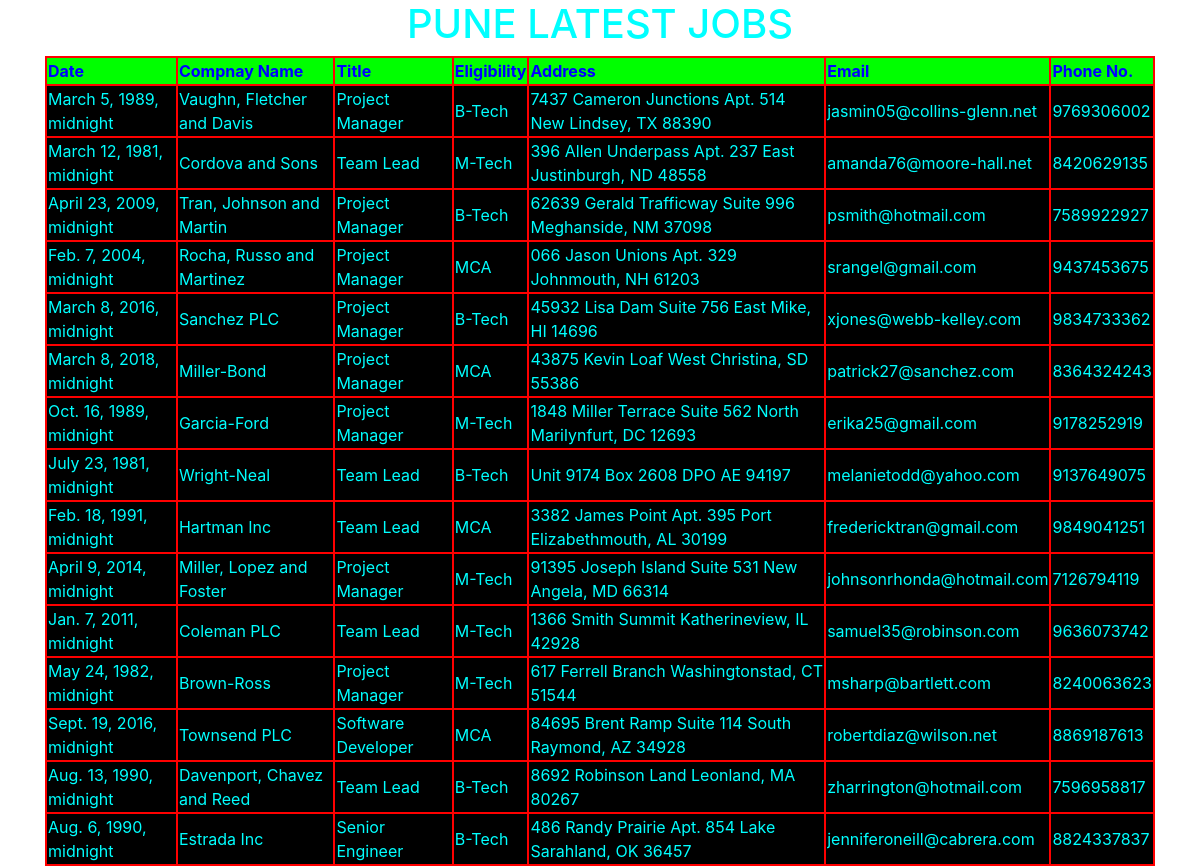
The app's page /pune_jobs/ with its own data.
### jobApp/models.py (models this page shows)
class Pune_jobs(models.Model):
    date=models.DateTimeField()
    company=models.CharField(max_length=200)
    title=models.CharField(max_length=200)
    eligibility=models.CharField(max_length=200)
    address=models.CharField(max_length=256)
    email=models.EmailField()
    phnno=models.IntegerField()

### jobApp/views.py (the view)
# urls.py: path('pune_jobs/', views.pune_jobs_info),
def pune_jobs_info(request):
    pune_jobs=Pune_jobs.objects.all()
    return render(request,'jobApp/punejobs.html',{'pune_jobs':pune_jobs})

### templates/jobApp/punejobs.html
<!DOCTYPE html>
{% extends 'jobApp/base.html' %}
{% block content_block%}
  <div class="container" align='center'>
    <h1>PUNE LATEST JOBS</h1>
    <table >
      <thead>
        <th>Date</th>
        <th>Compnay Name</th>
        <th>Title</th>
        <th>Eligibility</th>
        <th>Address</th>
        <th>Email</th>
        <th>Phone No.</th>
      </thead>
      {% for job in pune_jobs%}
      <tr>
          <td>{{job.date}}</td>
          <td>{{job.company}}</td>
          <td>{{job.title}}</td>
          <td>{{job.eligibility}}</td>
          <td>{{job.address}}</td>
          <td>{{job.email}}</td>
          <td>{{job.phnno}}</td>
      </tr>
      {% endfor %}
    </table>
  </div>
{% endblock %}

### templates/jobApp/base.html (shortened to what this page needs)
<!DOCTYPE html>
{% load static %}
<html lang="en" dir="ltr">
  <head>
    <link rel="stylesheet" href="https://stackpath.bootstrapcdn.com/bootstrap/4.4.1/css/bootstrap.min.css">
    <link rel="stylesheet" href="{% static 'css/job.css' %}">
  </head>
  <body>
    {% block content_block%}
    {% endblock %}
  </body>
</html>

### static/css/job.css (style rules this page uses)
body { background-image: url('https://images.unsplash.com/photo-1520333789090-1afc82db536a?ixlib=rb-1.2.1&ixid=eyJhcHBfaWQiOjEyMDd9&auto=format&fit=crop&w=1051&q=80'); background-repeat: no-repeat; background-size:cover; }
table { margin: auto; border: 2px solid red; color: red; background-color:#00FF00; }
td { border: 2px solid red; color:cyan; background: black; }
th { border: 2px solid red; color: blue; }
h1 { color: cyan; }

### records on screen
Pune_jobs: date "March 5, 1989, midnight", company "Vaughn, Fletcher and Davis", title "Project Manager", eligibility "B-Tech", address "7437 Cameron Junctions Apt. 514 New Lindsey, TX 88390", email "jasmin05@collins-glenn.net", phnno "9769306002"
Pune_jobs: date "March 12, 1981, midnight", company "Cordova and Sons", title "Team Lead", eligibility "M-Tech", address "396 Allen Underpass Apt. 237 East Justinburgh, ND 48558", email "amanda76@moore-hall.net", phnno "8420629135"
Pune_jobs: date "April 23, 2009, midnight", company "Tran, Johnson and Martin", title "Project Manager", eligibility "B-Tech", address "62639 Gerald Trafficway Suite 996 Meghanside, NM 37098", email "psmith@hotmail.com", phnno "7589922927"
Pune_jobs: date "Feb. 7, 2004, midnight", company "Rocha, Russo and Martinez", title "Project Manager", eligibility "MCA", address "066 Jason Unions Apt. 329 Johnmouth, NH 61203", email "srangel@gmail.com", phnno "9437453675"
Pune_jobs: date "March 8, 2016, midnight", company "Sanchez PLC", title "Project Manager", eligibility "B-Tech", address "45932 Lisa Dam Suite 756 East Mike, HI 14696", email "xjones@webb-kelley.com", phnno "9834733362"
Pune_jobs: date "March 8, 2018, midnight", company "Miller-Bond", title "Project Manager", eligibility "MCA", address "43875 Kevin Loaf West Christina, SD 55386", email "patrick27@sanchez.com", phnno "8364324243"
Pune_jobs: date "Oct. 16, 1989, midnight", company "Garcia-Ford", title "Project Manager", eligibility "M-Tech", address "1848 Miller Terrace Suite 562 North Marilynfurt, DC 12693", email "erika25@gmail.com", phnno "9178252919"
Pune_jobs: date "July 23, 1981, midnight", company "Wright-Neal", title "Team Lead", eligibility "B-Tech", address "Unit 9174 Box 2608 DPO AE 94197", email "melanietodd@yahoo.com", phnno "9137649075"
Pune_jobs: date "Feb. 18, 1991, midnight", company "Hartman Inc", title "Team Lead", eligibility "MCA", address "3382 James Point Apt. 395 Port Elizabethmouth, AL 30199", email "fredericktran@gmail.com", phnno "9849041251"
Pune_jobs: date "April 9, 2014, midnight", company "Miller, Lopez and Foster", title "Project Manager", eligibility "M-Tech", address "91395 Joseph Island Suite 531 New Angela, MD 66314", email "johnsonrhonda@hotmail.com", phnno "7126794119"
Pune_jobs: date "Jan. 7, 2011, midnight", company "Coleman PLC", title "Team Lead", eligibility "M-Tech", address "1366 Smith Summit Katherineview, IL 42928", email "samuel35@robinson.com", phnno "9636073742"
Pune_jobs: date "May 24, 1982, midnight", company "Brown-Ross", title "Project Manager", eligibility "M-Tech", address "617 Ferrell Branch Washingtonstad, CT 51544", email "msharp@bartlett.com", phnno "8240063623"
Pune_jobs: date "Sept. 19, 2016, midnight", company "Townsend PLC", title "Software Developer", eligibility "MCA", address "84695 Brent Ramp Suite 114 South Raymond, AZ 34928", email "robertdiaz@wilson.net", phnno "8869187613"
Pune_jobs: date "Aug. 13, 1990, midnight", company "Davenport, Chavez and Reed", title "Team Lead", eligibility "B-Tech", address "8692 Robinson Land Leonland, MA 80267", email "zharrington@hotmail.com", phnno "7596958817"
Pune_jobs: date "Aug. 6, 1990, midnight", company "Estrada Inc", title "Senior Engineer", eligibility "B-Tech", address "486 Randy Prairie Apt. 854 Lake Sarahland, OK 36457", email "jenniferoneill@cabrera.com", phnno "8824337837"
